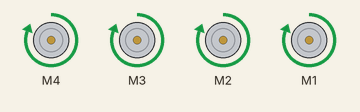
This sketch was run on a simulated Arduino Uno, built with avr-gcc and run on an emulated ATmega328P. Shown: 4 × DC motor (green arrow = forward, orange = backward, longer = faster).

Above: at 1.5 s.
At 6.5 s:
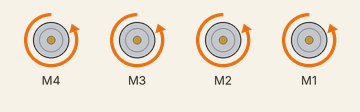
At 9.0 s:
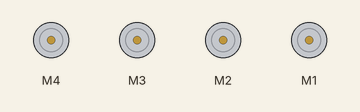
Timing chart, 0 to 13.0 s (numbered marks = the images above):
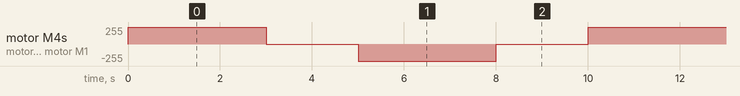

The sketch:

forwardBackward.ino
```cpp
// Forward and Backward Motors //

#include <AFMotor.h>

AF_DCMotor motor4(4);
AF_DCMotor motor3(3);
AF_DCMotor motor2(2);
AF_DCMotor motor1(1);

void setup()
{
	//Set initial speed of the motor & stop
	motor4.setSpeed(200);
  motor3.setSpeed(200);
	motor2.setSpeed(200);
	motor1.setSpeed(200);

	motor4.run(RELEASE);
  motor3.run(RELEASE);
  motor2.run(RELEASE);
  motor1.run(RELEASE);
}

void loop() {
  forward();
  backward();
}

void forward() {
  // Turn on motor
	motor4.run(FORWARD);
	motor3.run(FORWARD);
	motor2.run(FORWARD);
	motor1.run(FORWARD);

  // Motor Speed to 255
  motor4.setSpeed(255);
  motor3.setSpeed(255);
  motor2.setSpeed(255);
  motor1.setSpeed(255);

  delay(3000);

  // Turn on motor
	motor4.run(RELEASE);
	motor3.run(RELEASE);
	motor2.run(RELEASE);
	motor1.run(RELEASE);

  delay(2000);
}

void backward() {
  // Turn on motor
	motor4.run(BACKWARD);
	motor3.run(BACKWARD);
	motor2.run(BACKWARD);
	motor1.run(BACKWARD);

  // Motor Speed to 255
  motor4.setSpeed(255);
  motor3.setSpeed(255);
  motor2.setSpeed(255);
  motor1.setSpeed(255);

  delay(3000);

  // Turn on motor
	motor4.run(RELEASE);
	motor3.run(RELEASE);
	motor2.run(RELEASE);
	motor1.run(RELEASE);

  delay(2000);
}
```

Measured:
- by itself, motor M4, motor M3, motor M2, motor M1: repeats every 10.0 s: stopped 2.0 s, backward 255/255 3.0 s, stopped 2.0 s, forward 255/255 3.0 s
